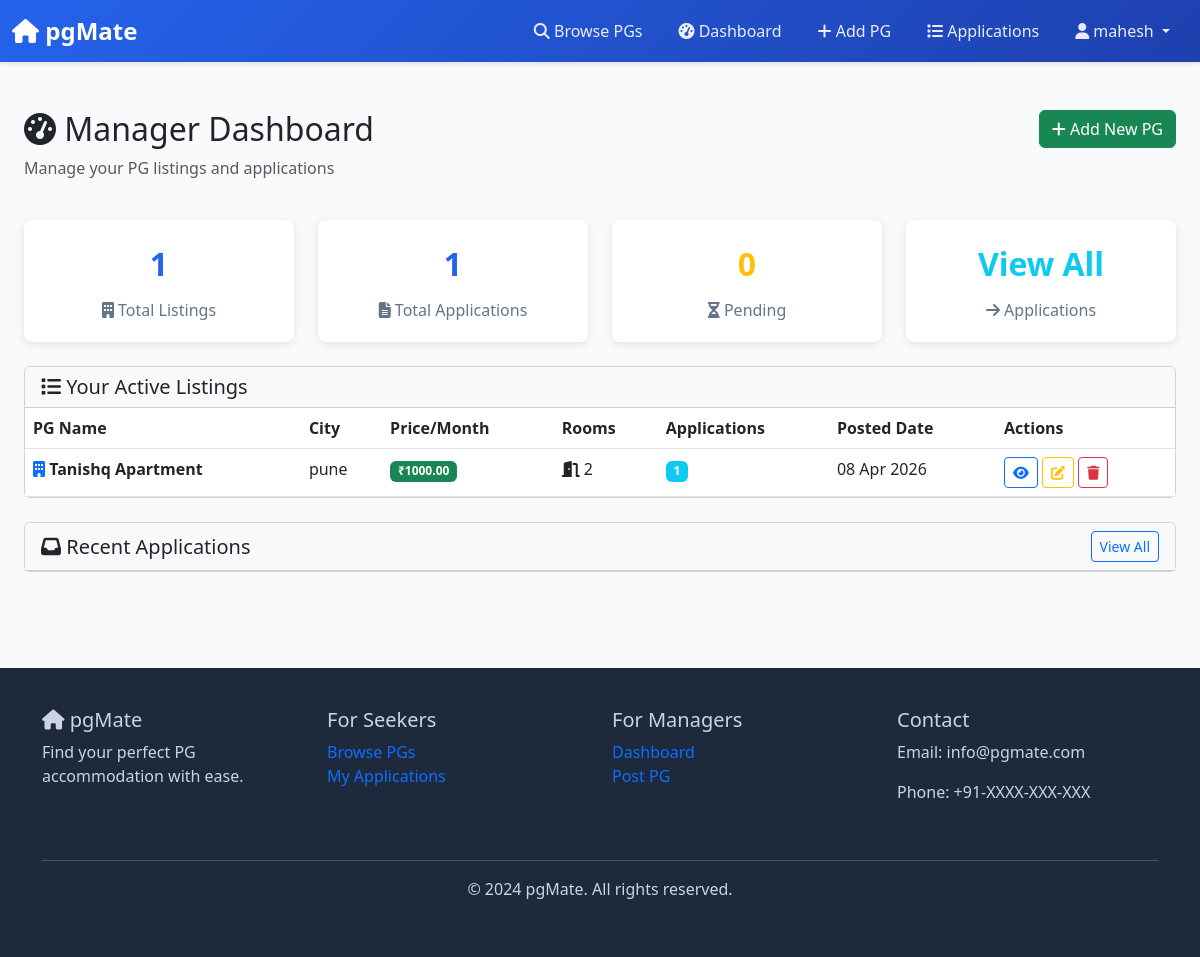
The page /dashboard/ (signed in) on the database its author committed.
### pglistings/models.py (models this page shows, shortened)
class CustomUser(AbstractUser):
    ROLE_CHOICES = [
        ('manager', 'PG Manager'),
        ('seeker', 'Seeker'),
    ]
    user_role = models.CharField(
        max_length=10,
        choices=ROLE_CHOICES,
        default='seeker'
    )
    phone_number = models.CharField(max_length=15, blank=True, null=True)
    profile_image = models.ImageField(upload_to='profile_images/', blank=True, null=True)
    def is_manager(self):
        return self.user_role == 'manager'

class PGListing(models.Model):
    owner = models.ForeignKey(
        CustomUser,
        on_delete=models.CASCADE,
        related_name='pg_listings',
        limit_choices_to={'user_role': 'manager'}
    )
    pg_name = models.CharField(max_length=200)
    description = models.TextField()
    city = models.CharField(max_length=100)
    address = models.TextField()
    price_per_month = models.DecimalField(
        max_digits=10,
        decimal_places=2,
        validators=[MinValueValidator(0)]
    )
    rooms_available = models.IntegerField(validators=[MinValueValidator(1)])
    has_wifi = models.BooleanField(default=False)
    has_ac = models.BooleanField(default=False)
    has_food = models.BooleanField(default=False)
    has_laundry = models.BooleanField(default=False)
    image = models.ImageField(upload_to='pg_images/')
    created_at = models.DateTimeField(auto_now_add=True)
    updated_at = models.DateTimeField(auto_now=True)
    is_active = models.BooleanField(default=True)
    class Meta:
        ordering = ['-created_at']

### pglistings/views.py (the view)
# urls.py: path('dashboard/', ManagerDashboardView.as_view(), name='manager_dashboard'),
class ManagerDashboardView(ManagerRequiredMixin, View):
    def get(self, request):
        listings = PGListing.objects.filter(owner=request.user)
        pending_applications = Application.objects.filter(
            pg__owner=request.user,
            status='pending'
        ).count()
        context = {
            'listings': listings,
            'pending_applications': pending_applications,
            'total_listings': listings.count(),
            'total_applications': Application.objects.filter(pg__owner=request.user).count(),
        }
        return render(request, 'listings/manager_dashboard.html', context)

### pglistings/views.py (called while the page is built)
    def test_func(self):
        return self.request.user.is_manager()

### templates/listings/manager_dashboard.html (shortened to what this page needs)
{% extends 'base.html' %}
{% block content %}
<div class="container-fluid py-5">
    <div class="row mb-4">
        <div class="col-md-8">
            <h1 class="h2"><i class="fas fa-tachometer-alt"></i> Manager Dashboard</h1>
            <p class="text-muted">Manage your PG listings and applications</p>
        </div>
        <div class="col-md-4 text-end">
            <a href="{% url 'create_listing' %}" class="btn btn-success">
                <i class="fas fa-plus"></i> Add New PG
            </a>
        </div>
    </div>
    <div class="row mb-4">
        <div class="col-md-3">
            <div class="stat-card">
                <div class="stat-number">{{ total_listings }}</div>
                <div class="stat-label"><i class="fas fa-building"></i> Total Listings</div>
            </div>
        </div>
        <div class="col-md-3">
            <div class="stat-card">
                <div class="stat-number">{{ total_applications }}</div>
                <div class="stat-label"><i class="fas fa-file-alt"></i> Total Applications</div>
            </div>
        </div>
        <div class="col-md-3">
            <div class="stat-card">
                <div class="stat-number text-warning">{{ pending_applications }}</div>
                <div class="stat-label"><i class="fas fa-hourglass-half"></i> Pending</div>
            </div>
        </div>
        <div class="col-md-3">
            <div class="stat-card">
                <a href="{% url 'applications_list' %}" class="text-decoration-none">
                    <div class="stat-number text-info">View All</div>
                    <div class="stat-label"><i class="fas fa-arrow-right"></i> Applications</div>
                </a>
            </div>
        </div>
    </div>
    <div class="card">
        <div class="card-header bg-light">
            <h5 class="mb-0"><i class="fas fa-list"></i> Your Active Listings</h5>
        </div>
        <div class="card-body p-0">
            {% if listings %}
                <div class="table-responsive">
                    <table class="table table-hover mb-0">
                        <thead>
                            <tr>
                                <th>PG Name</th>
                                <th>City</th>
                                <th>Price/Month</th>
                                <th>Rooms</th>
                                <th>Applications</th>
                                <th>Posted Date</th>
                                <th>Actions</th>
                            </tr>
                        </thead>
                        <tbody>
                            {% for listing in listings %}
                                <tr>
                                    <td>
                                        <i class="fas fa-building text-primary"></i>
                                        <strong>{{ listing.pg_name }}</strong>
                                    </td>
                                    <td>{{ listing.city }}</td>
                                    <td>
                                        <span class="badge bg-success">₹{{ listing.price_per_month }}</span>
                                    </td>
                                    <td>
                                        <i class="fas fa-door-open"></i> {{ listing.rooms_available }}
                                    </td>
                                    <td>
                                        <a href="{% url 'applications_list' %}?listing={{ listing.id }}" class="badge bg-info text-decoration-none">
                                            {{ listing.applications.count }}
                                        </a>
                                    </td>
                                    <td>{{ listing.created_at|date:"d M Y" }}</td>
                                    <td>
                                        <a href="{% url 'listing_detail' listing.id %}" class="btn btn-sm btn-outline-primary" title="View">
                                            <i class="fas fa-eye"></i>
                                        </a>
                                        <a href="{% url 'update_listing' listing.id %}" class="btn btn-sm btn-outline-warning" title="Edit">
                                            <i class="fas fa-edit"></i>
                                        </a>
                                        <a href="{% url 'delete_listing' listing.id %}" class="btn btn-sm btn-outline-danger" title="Delete">
                                            <i class="fas fa-trash"></i>
                                        </a>
                                    </td>
                                </tr>
                            {% endfor %}
                        </tbody>
                    </table>
                </div>
            {% endif %}
        </div>
    </div>
    <div class="card mt-4">
        <div class="card-header bg-light">
            <div class="d-flex justify-content-between align-items-center">
                <h5 class="mb-0"><i class="fas fa-inbox"></i> Recent Applications</h5>
                <a href="{% url 'applications_list' %}" class="btn btn-sm btn-outline-primary">View All</a>
            </div>
        </div>
    </div>
</div>
{% endblock %}

### templates/base.html (shortened to what this page needs)
<!DOCTYPE html>
<html lang="en">
<head>
    <link href="https://cdn.jsdelivr.net/npm/bootstrap@5.3.0/dist/css/bootstrap.min.css" rel="stylesheet">
    <link rel="stylesheet" href="https://cdnjs.cloudflare.com/ajax/libs/font-awesome/6.4.0/css/all.min.css">
</head>
<body>
    <nav class="navbar navbar-expand-lg navbar-dark sticky-top">
        <div class="container-fluid">
            <a class="navbar-brand" href="{% url 'home' %}">
                <i class="fas fa-home"></i> pgMate
            </a>
            <div class="collapse navbar-collapse" id="navbarNav">
                <ul class="navbar-nav ms-auto">
                    <li class="nav-item">
                        <a class="nav-link" href="{% url 'home' %}">
                            <i class="fas fa-search"></i> Browse PGs
                        </a>
                    </li>
                    {% if user.is_authenticated %}
                        {% if user.user_role == 'manager' %}
                            <li class="nav-item">
                                <a class="nav-link" href="{% url 'manager_dashboard' %}">
                                    <i class="fas fa-tachometer-alt"></i> Dashboard
                                </a>
                            </li>
                            <li class="nav-item">
                                <a class="nav-link" href="{% url 'create_listing' %}">
                                    <i class="fas fa-plus"></i> Add PG
                                </a>
                            </li>
                            <li class="nav-item">
                                <a class="nav-link" href="{% url 'applications_list' %}">
                                    <i class="fas fa-list"></i> Applications
                                </a>
                            </li>
                        {% elif user.user_role == 'seeker' %}
                            <li class="nav-item">
                                <a class="nav-link" href="{% url 'seeker_applications' %}">
                                    <i class="fas fa-file-alt"></i> My Applications
                                </a>
                            </li>
                        {% endif %}
                        <li class="nav-item dropdown">
                            <a class="nav-link dropdown-toggle" href="#" id="userDropdown" role="button" data-bs-toggle="dropdown">
                                <i class="fas fa-user"></i> {% if user.first_name %}{{ user.first_name }}{% else %}{{ user.username }}{% endif %}
                            </a>
                        </li>
                    {% endif %}
                </ul>
            </div>
        </div>
    </nav>
    <main class="container-fluid">
        {% block content %}{% endblock %}
    </main>
    <footer class="mt-5">
        <div class="container">
            <div class="row">
                <div class="col-md-3 mb-4">
                    <h5><i class="fas fa-home"></i> pgMate</h5>
                    <p>Find your perfect PG accommodation with ease.</p>
                </div>
                <div class="col-md-3 mb-4">
                    <h5>For Seekers</h5>
                    <ul class="list-unstyled">
                        <li><a href="{% url 'home' %}" class="text-decoration-none">Browse PGs</a></li>
                        <li><a href="{% url 'seeker_applications' %}" class="text-decoration-none">My Applications</a></li>
                    </ul>
                </div>
                <div class="col-md-3 mb-4">
                    <h5>For Managers</h5>
                    <ul class="list-unstyled">
                        <li><a href="{% url 'manager_dashboard' %}" class="text-decoration-none">Dashboard</a></li>
                        <li><a href="{% url 'create_listing' %}" class="text-decoration-none">Post PG</a></li>
                    </ul>
                </div>
                <div class="col-md-3 mb-4">
                    <h5>Contact</h5>
                    <p>Email: info@pgmate.com</p>
                    <p>Phone: +91-XXXX-XXX-XXX</p>
                </div>
            </div>
            <hr class="bg-light">
            <div class="text-center">
                <p>&copy; 2024 pgMate. All rights reserved.</p>
            </div>
        </div>
    </footer>
</body>
</html>

### templates/base.html (style rules this page uses)
:root { --primary-color: #2563eb; --secondary-color: #64748b; --success-color: #10b981; --danger-color: #ef4444; --warning-color: #f59e0b; }
body { font-family: 'Segoe UI', Tahoma, Geneva, Verdana, sans-serif; background-color: #f8fafc; }
.navbar { background: linear-gradient(135deg, var(--primary-color) 0%, #1e40af 100%); box-shadow: 0 2px 4px rgba(0,0,0,0.1); }
.navbar-brand { font-weight: 700; font-size: 1.5rem; color: white !important; }
.nav-link { color: rgba(255, 255, 255, 0.9) !important; transition: color 0.3s ease; margin: 0 10px; }
.card-body { padding: 1.5rem; }
.stat-card { background: white; border-radius: 8px; padding: 20px; box-shadow: 0 2px 8px rgba(0,0,0,0.1); text-align: center; }
.stat-number { font-size: 2rem; font-weight: 700; color: var(--primary-color); }
.stat-label { color: var(--secondary-color); margin-top: 10px; }
footer { background-color: #1e293b; color: #cbd5e1; padding: 40px 0; margin-top: 60px; }

### rows shown on the page
CustomUser: first_name "mahesh"
PGListing: pg_name "Tanishq Apartment", city "pune", price_per_month "1000.00", rooms_available "2", applications.count "1", created_at "08 Apr 2026"

### other values the page prints
{{ total_listings }} "1"
{{ total_applications }} "1"
{{ pending_applications }} "0"
